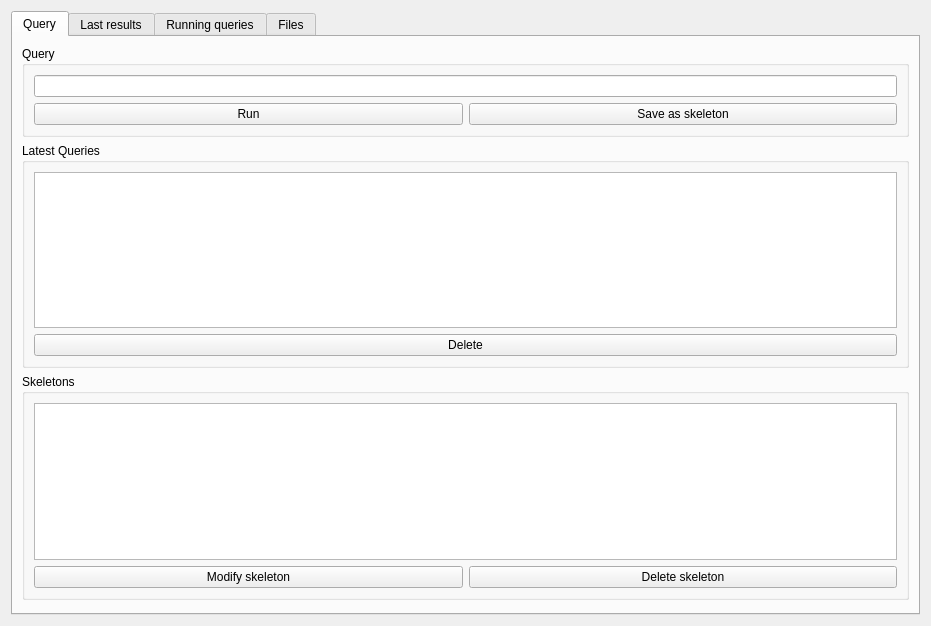
<?xml version="1.0" encoding="UTF-8"?>
<ui version="4.0">
 <class>QueriesWidget</class>
 <widget class="QWidget" name="QueriesWidget">
  <property name="geometry">
   <rect>
    <x>0</x>
    <y>0</y>
    <width>931</width>
    <height>626</height>
   </rect>
  </property>
  <property name="windowTitle">
   <string>Queries</string>
  </property>
  <layout class="QHBoxLayout" name="horizontalLayout_2">
   <item>
    <layout class="QHBoxLayout" name="mainLayout">
     <item>
      <widget class="QTabWidget" name="tabWidget">
       <property name="sizePolicy">
        <sizepolicy hsizetype="Preferred" vsizetype="Expanding">
         <horstretch>0</horstretch>
         <verstretch>0</verstretch>
        </sizepolicy>
       </property>
       <property name="tabShape">
        <enum>QTabWidget::Rounded</enum>
       </property>
       <property name="currentIndex">
        <number>0</number>
       </property>
       <widget class="QWidget" name="queryTab">
        <attribute name="title">
         <string>Query</string>
        </attribute>
        <layout class="QVBoxLayout" name="verticalLayout_2">
         <item>
          <layout class="QVBoxLayout" name="verticalLayout">
           <item>
            <widget class="QGroupBox" name="queryGroupBox">
             <property name="title">
              <string>Query</string>
             </property>
             <layout class="QVBoxLayout" name="verticalLayout_4">
              <item>
               <widget class="QLineEdit" name="queryEdit">
                <property name="sizePolicy">
                 <sizepolicy hsizetype="Preferred" vsizetype="Fixed">
                  <horstretch>0</horstretch>
                  <verstretch>0</verstretch>
                 </sizepolicy>
                </property>
                <property name="toolTip">
                 <string>Type semantic query here and press the &quot;Run&quot; button to run it or the &quot;Save as skeleton&quot; button to save it as a new skeleton</string>
                </property>
               </widget>
              </item>
              <item>
               <layout class="QVBoxLayout" name="verticalLayout_3">
                <item>
                 <layout class="QHBoxLayout" name="horizontalLayout_3">
                  <item>
                   <widget class="QPushButton" name="runButton">
                    <property name="toolTip">
                     <string>Run the typed query</string>
                    </property>
                    <property name="text">
                     <string>Run</string>
                    </property>
                   </widget>
                  </item>
                  <item>
                   <widget class="QPushButton" name="saveSkeletonButton">
                    <property name="toolTip">
                     <string>Save the typed query (skeleton)</string>
                    </property>
                    <property name="text">
                     <string>Save as skeleton</string>
                    </property>
                   </widget>
                  </item>
                 </layout>
                </item>
               </layout>
              </item>
             </layout>
            </widget>
           </item>
           <item>
            <widget class="QGroupBox" name="latestGroupBox">
             <property name="title">
              <string>Latest Queries</string>
             </property>
             <layout class="QVBoxLayout" name="verticalLayout_6">
              <item>
               <layout class="QVBoxLayout" name="verticalLayout_5">
                <item>
                 <widget class="QTableView" name="queriesTableView">
                  <property name="toolTip">
                   <string>List of cached queries, double click them to run</string>
                  </property>
                  <property name="editTriggers">
                   <set>QAbstractItemView::NoEditTriggers</set>
                  </property>
                  <property name="selectionBehavior">
                   <enum>QAbstractItemView::SelectRows</enum>
                  </property>
                  <property name="showGrid">
                   <bool>false</bool>
                  </property>
                 </widget>
                </item>
                <item>
                 <layout class="QHBoxLayout" name="horizontalLayout_4">
                  <item>
                   <widget class="QPushButton" name="deleteButton">
                    <property name="toolTip">
                     <string>Delete the chosen query</string>
                    </property>
                    <property name="text">
                     <string>Delete</string>
                    </property>
                   </widget>
                  </item>
                 </layout>
                </item>
               </layout>
              </item>
             </layout>
            </widget>
           </item>
          </layout>
         </item>
         <item>
          <widget class="QGroupBox" name="skeletonQgroupBox">
           <property name="title">
            <string>Skeletons</string>
           </property>
           <layout class="QVBoxLayout" name="verticalLayout_14">
            <item>
             <widget class="QTableView" name="skeletonsTableView">
              <property name="sizePolicy">
               <sizepolicy hsizetype="Preferred" vsizetype="Expanding">
                <horstretch>0</horstretch>
                <verstretch>0</verstretch>
               </sizepolicy>
              </property>
              <property name="toolTip">
               <string>List of available skeletons, double click them to run</string>
              </property>
              <property name="editTriggers">
               <set>QAbstractItemView::NoEditTriggers</set>
              </property>
              <property name="selectionBehavior">
               <enum>QAbstractItemView::SelectRows</enum>
              </property>
              <property name="showGrid">
               <bool>false</bool>
              </property>
             </widget>
            </item>
            <item>
             <layout class="QHBoxLayout" name="horizontalLayout_6">
              <item>
               <widget class="QPushButton" name="modifySkeletonButton">
                <property name="toolTip">
                 <string>Modify chosen skeleton</string>
                </property>
                <property name="text">
                 <string>Modify skeleton</string>
                </property>
               </widget>
              </item>
              <item>
               <widget class="QPushButton" name="deleteSkeletonButton">
                <property name="toolTip">
                 <string>Delete chosen skeleton</string>
                </property>
                <property name="text">
                 <string>Delete skeleton</string>
                </property>
               </widget>
              </item>
             </layout>
            </item>
            <item>
             <layout class="QVBoxLayout" name="verticalLayout_13"/>
            </item>
           </layout>
          </widget>
         </item>
         <item>
          <spacer name="verticalSpacer">
           <property name="orientation">
            <enum>Qt::Vertical</enum>
           </property>
           <property name="sizeHint" stdset="0">
            <size>
             <width>20</width>
             <height>40</height>
            </size>
           </property>
          </spacer>
         </item>
        </layout>
       </widget>
       <widget class="QWidget" name="resultsTab">
        <attribute name="title">
         <string>Last results</string>
        </attribute>
        <layout class="QVBoxLayout" name="verticalLayout_10">
         <item>
          <layout class="QVBoxLayout" name="verticalLayout_9">
           <item>
            <widget class="QTreeView" name="queryResultTreeView">
             <property name="toolTip">
              <string>Double click an item in the tree to open it in the code browser if possible</string>
             </property>
             <property name="editTriggers">
              <set>QAbstractItemView::NoEditTriggers</set>
             </property>
            </widget>
           </item>
          </layout>
         </item>
        </layout>
       </widget>
       <widget class="QWidget" name="runningTab">
        <attribute name="title">
         <string>Running queries</string>
        </attribute>
        <layout class="QVBoxLayout" name="verticalLayout_8">
         <item>
          <layout class="QVBoxLayout" name="verticalLayout_7">
           <item>
            <widget class="QTableView" name="runningQueriesTableView">
             <property name="editTriggers">
              <set>QAbstractItemView::NoEditTriggers</set>
             </property>
             <property name="selectionBehavior">
              <enum>QAbstractItemView::SelectRows</enum>
             </property>
             <property name="showGrid">
              <bool>false</bool>
             </property>
            </widget>
           </item>
           <item>
            <widget class="QPushButton" name="killButton">
             <property name="toolTip">
              <string>Kill the chosen query</string>
             </property>
             <property name="text">
              <string>Kill query</string>
             </property>
            </widget>
           </item>
          </layout>
         </item>
        </layout>
       </widget>
       <widget class="QWidget" name="filesTab">
        <attribute name="title">
         <string>Files</string>
        </attribute>
        <layout class="QVBoxLayout" name="verticalLayout_12">
         <item>
          <layout class="QVBoxLayout" name="verticalLayout_11">
           <item>
            <widget class="QTableView" name="fileTableView">
             <property name="toolTip">
              <string>Double click a file to open it in the right code browser</string>
             </property>
             <property name="editTriggers">
              <set>QAbstractItemView::NoEditTriggers</set>
             </property>
             <property name="selectionBehavior">
              <enum>QAbstractItemView::SelectRows</enum>
             </property>
             <property name="showGrid">
              <bool>false</bool>
             </property>
             <property name="gridStyle">
              <enum>Qt::NoPen</enum>
             </property>
            </widget>
           </item>
          </layout>
         </item>
        </layout>
       </widget>
      </widget>
     </item>
    </layout>
   </item>
  </layout>
 </widget>
 <resources/>
 <connections/>
</ui>
